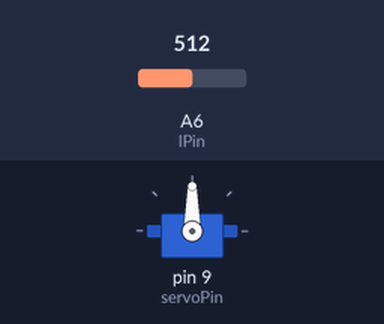
A program run on a simulated Arduino Nano, built with avr-gcc and run on an emulated ATmega328P. On the bench: servo. The test bench sets the inputs (shaded band); at power-on: A6 (lPin) = 512.

Above: at 1.2 s.
1.3 s: A6 (lPin) set to 729
2.8 s: A6 (lPin) set to 749
At 3.0 s:
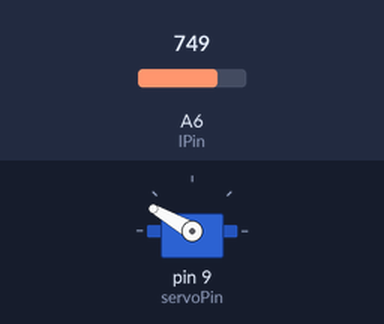
5.8 s: A6 (lPin) set to 716
At 7.0 s:
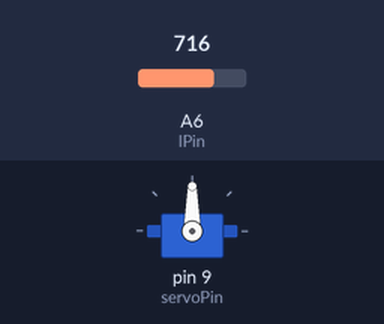
7.3 s: A6 (lPin) set to 900
At 7.5 s:
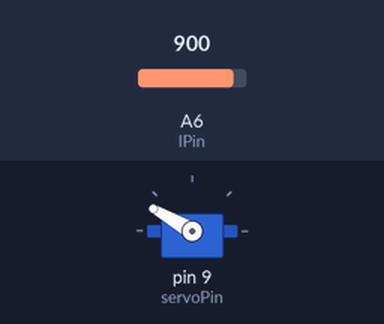
Timing chart, 0 to 10.3 s (numbered marks = the images above; inputs shaded):
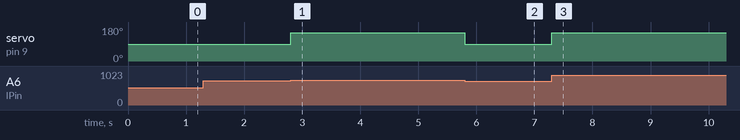

Measured:
- the behaviour switches between 740 and 741 on A6 (lPin) (found by bisection; images 0 and 1)
- after the input at 1.3 s, every drawn part: stays the same
- after the input at 2.8 s, servo on pin 9 (servoPin): 90° → 150° at once
- after the input at 5.8 s, servo on pin 9 (servoPin): 150° → 90° at once
- after the input at 7.3 s, servo on pin 9 (servoPin): 90° → 150° at once

The program:

main.cpp
```cpp
#include <Arduino.h>
#include <Servo.h>

#define lPin A6
#define servoPin 9

const int cactus = 740;

Servo servo;

void setup()
{
  pinMode(lPin, INPUT);
  servo.attach(servoPin);
  servo.write(90);

  Serial.begin(9600);
}

void loop()
{
  if (analogRead(lPin) > cactus)
  {
    servo.write(150);
    delay(200);
    servo.write(90);
  }
}
```
